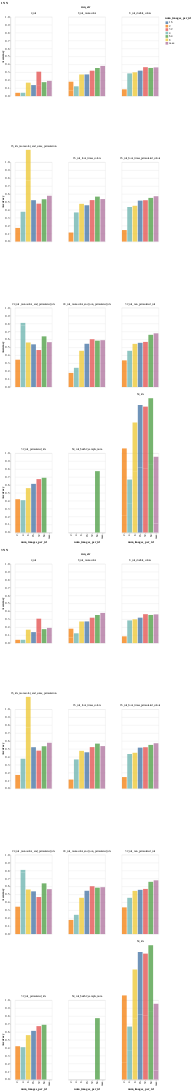

Notebook cell for this chart:
### Code cell
import altair as alt


def all_trains_in_amount(df, run,selection, KNN):
    
    sorted_list = ['4_ids']
    chart_df_for_num_images= df#df[df['run_str']==run]
    
    return alt.Chart(chart_df_for_num_images).mark_bar().encode(
    x=alt.X('num_images_per_id', sort=['2','4','8','16','24','32','64','max']),
    
    y=alt.Y('Accuracy', scale=alt.Scale(domain=(0,1.0))),
    color=alt.condition(selection, 'num_images_per_id', alt.value('grey')),
    opacity=alt.condition(selection, alt.value(0.8), alt.value(0.1)),
    #facet='run_str'
    ).facet(facet=alt.Facet('run_str', sort=run_order), columns=3).properties(
        title=KNN)#.properties(
    #title=run)

# Load the data
melted_df

# Create a selection
year_slider = alt.binding_select(options=['2','4','8','16','24','32','64','max'])
selection = alt.selection_point(fields=['num_images_per_id'],bind=year_slider)


df = melted_df[melted_df['KNN_type']=='1NN']
amount_imgs_per_ids = melted_df['run_str'].unique()
print(amount_imgs_per_ids)
charts = [] 

##create colors for 
#for amount in amount_imgs_per_ids:
    
charts.append(all_trains_in_amount(df, amount, selection, '1NN'))

df = melted_df[melted_df['KNN_type']=='1NN']
charts.append(all_trains_in_amount(df, amount, selection, '3NN'))

# bottom = alt.Chart(df).mark_bar().encode(
# color='num_images_per_id',
#     x='num_images_per_id',

# ).add_params(selection)

layered_chart = alt.vconcat(*charts).add_selection(selection)


layered_chart

# chart1 = all_trains_in_amount(df, '64')
# chart1
